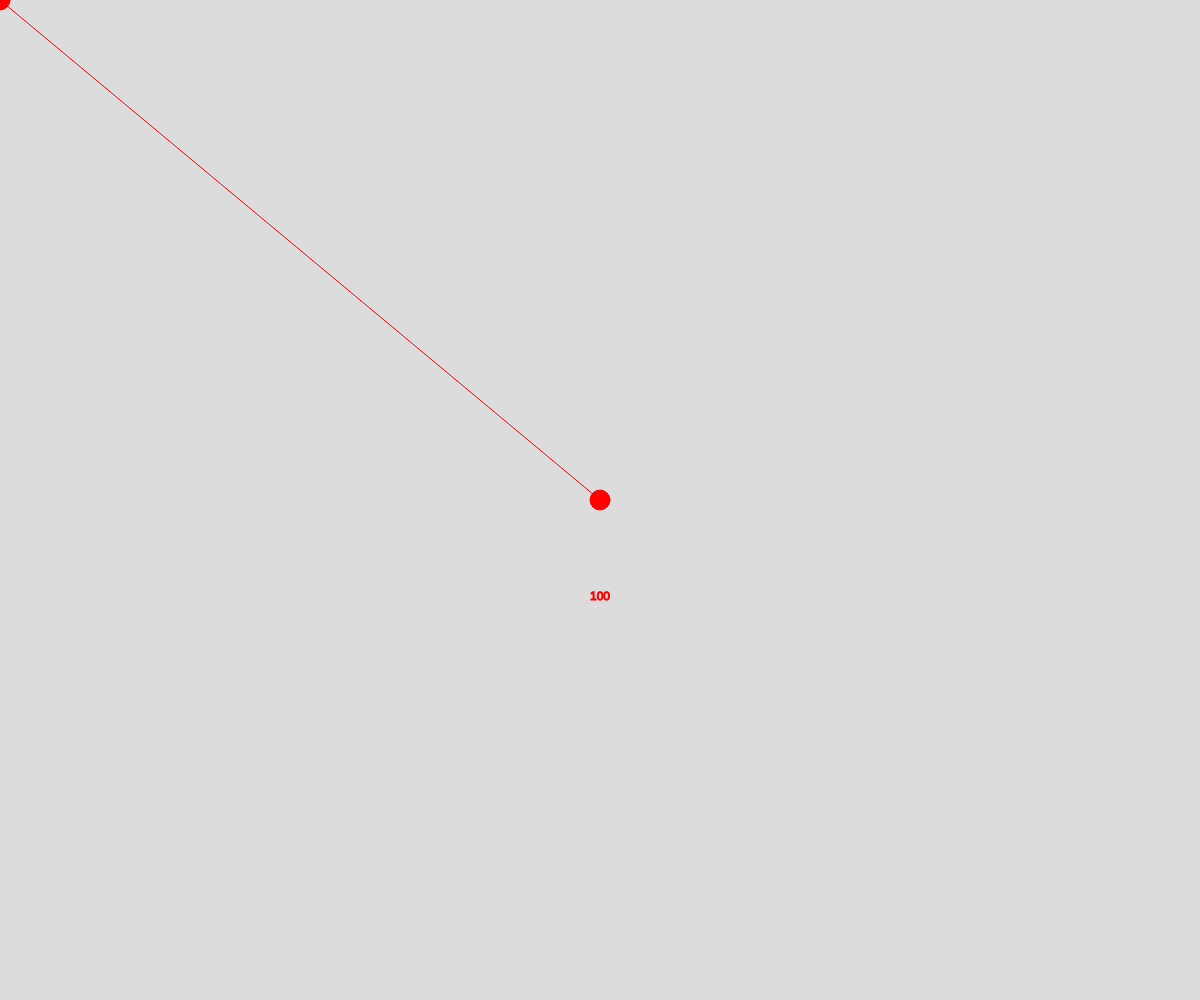
Frame 1 (no input)
Frame 60 (no input): identical to frame 1, image omitted
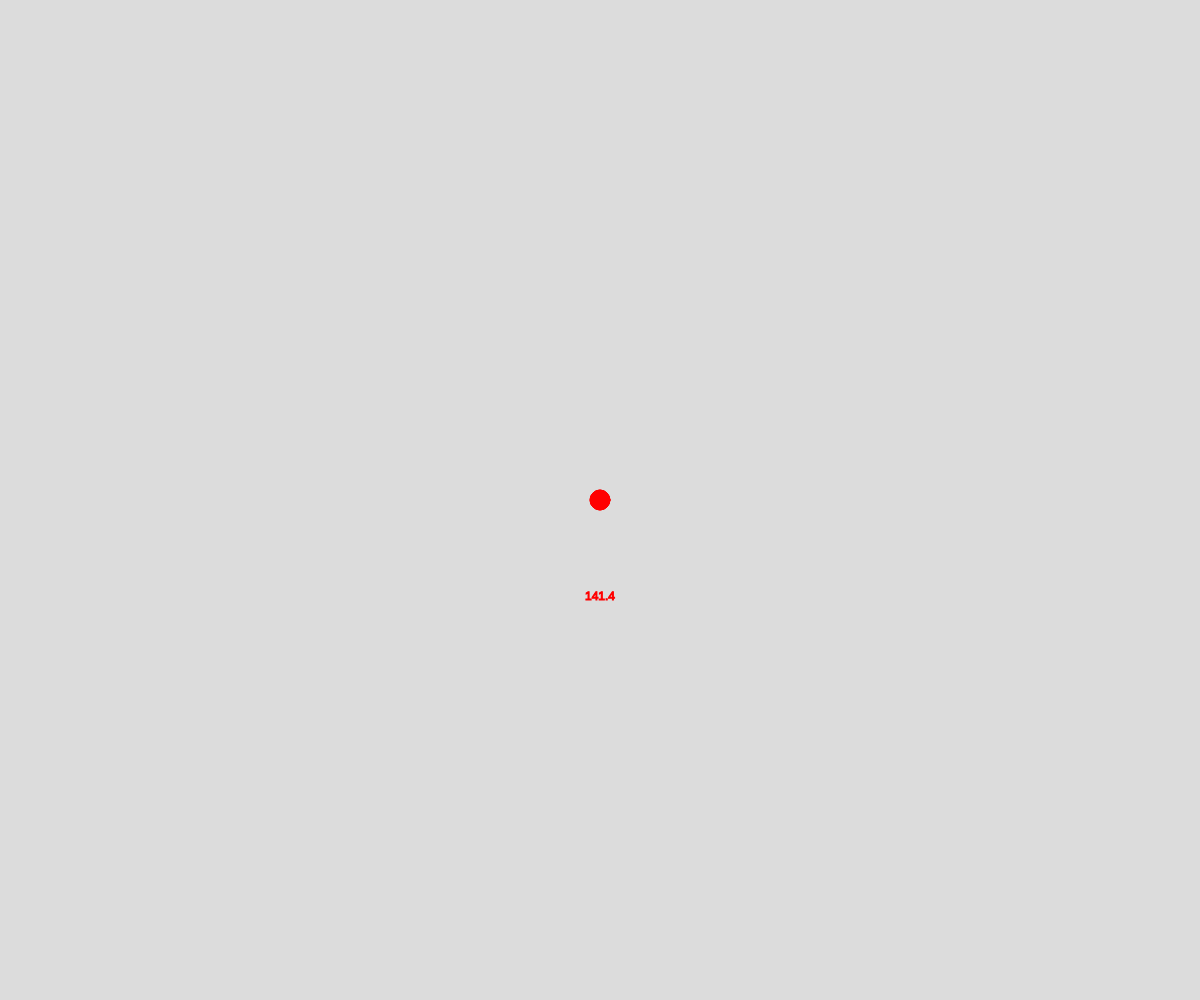
Frame 120 (the mouse pressed at the canvas centre since frame 60)

The p5.js sketch that drew these frames (run headless with seeded random() and noise() and a simulated clock; from frame 60 on, the mouse is pressed at the canvas centre):

// p5.js sketch
// ── sketch.js
// Mouse Distance
// Tyler Lusher
// A bit more with mouse and functions

// Global Variables 
let nodeColors = [];  // ["red","blue","green"]
let colorIndex = 0;   // state variable
// 0,1,2, ... nodeColors.lengeth-1


function setup() {
  createCanvas(windowWidth, windowHeight);
  initColors();
  noCursor();
  textAlign(CENTER);
  textSize();
}

function draw() {
  background(220);
  renderNodes();
}

function renderNodes(){
  // simple function: no inputs, no return
  // darw two "nodes" as circles, and connect
  // them with a line
  stroke(nodeColors[colorIndex]);
  fill(nodeColors[colorIndex]);
  line(width/2,height/2,mouseX,mouseY);
  circle(width/2, height/2,20);
  circle(mouseX,mouseY, 20);
  // display distance
  let d = segmentDistance(height/2,width/2,mouseX,mouseY);
  text(round(d,1), width /2, height*0.6);
  
}

function segmentDistance(x1, y1, x2, y2){
  // this is going to calculate the difference between
  // 2 points 
  let a = Math.abs(x1 - y1);
  let b = Math.abs(x2 - y2);
  let c = Math.sqrt(a*a + b*b);
  return c;
}

function mouseWheel(event){
  // check for mouseWheel event
  // -> scroll up pos -> scroll down 
  print(event.delta);
  if (event.delta <0 ){
    colorIndex +=1;
    if (colorIndex > nodeColors.length-1){
      // goes past the end of the array
      colorIndex = 0;
    }
  }
  //reduce colorIndex and maybe wrap around 
  // on your own
  //else{
  //
  //}
}


function initColors(){
  // populate our array of colors
  nodeColors.push(color("red"));
  nodeColors.push(color(200,100,0)); // push means append
  nodeColors.push(color("cornflowerblue"));

}
